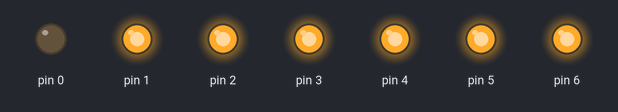
Bench run of a sketch on a simulated Arduino Uno, built with avr-gcc and run on an emulated ATmega328P. Shown: output pins drawn as LEDs (lit = HIGH).

Above: at 0.1 s.
Timing chart, 0 to 1.6 s (numbered marks = the images above):
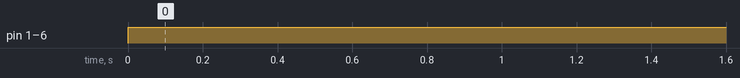

The sketch:

Problem_digit.ino
```cpp
int digit[10][7] = {   {1,1,1,1,1,1,0},  //0
              {0,1,1,0,0,0,0},  //1
              {1,1,0,1,1,0,1},  //2
              {1,1,1,1,0,0,1},  //3
              {0,1,1,0,0,1,1},  //4
              {1,0,1,1,0,1,1},  //5
              {1,0,1,1,1,1,1},  //6
              {1,1,1,0,0,0,0},  //7
              {1,1,1,1,1,1,1}, //8
              {1,1,1,1,0,1,1}  //9
};
int counter;
int x,y,z;

void setup () {
  for(x=0;x<=6;x++) {
    pinMode(x,OUTPUT);
  }
}
void loop () {
  counter = 1;
   for(z=0;z<=5;z++) {         //inside 2 loops//

                     for(y=0;y<=6;y++) {
                          digitalWrite(y+1,digit[counter/10][y]);

                                       }

}
}
```

Measured:
- by itself, pin 1–6: LOW → HIGH at 0.00 s
